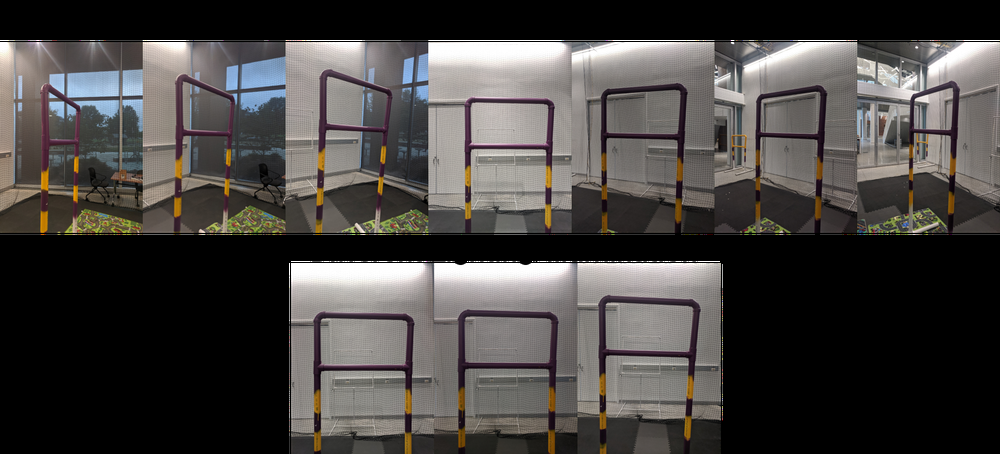
#> input picture Color Thresholding/Images/InitislSet.png, 1000 x 454 px, shrunk from 1723 x 783 before the run
$ python ManualThreshold.py
#> lines starting #> are read from the running program, lines starting #| are printed output that depends on the picture; after the words box and inside, x2 and y2 are one past the last pixel; in counts of white or black regions, pixels touching at a corner belong together
import cv2
import numpy as np
from matplotlib import pyplot as plt
from mpl_toolkits.mplot3d import axes3d, Axes3D


# Selected training img
imgname = 'Images/InitislSet.png'
# load image
img = cv2.imread(imgname)
#> img is the input picture: shape (454, 1000, 3); mean B, G, R 66.7, 68.6, 71.6
img_thresh = cv2.imread(imgname)
# Initialize thresholds as desired values
#B_thresh = [30,60]
#G_thresh = [38,80]
#R_thresh = [40,75]

B_thresh = [40,80]
G_thresh = [15,70]
R_thresh = [35,70]


# Loop through pixels and compare each value to the threshold.
x=0
y=0

for col in img:

	for pixel in col:

		#print(pixel.shape)
		b = pixel[0]
		if B_thresh[0] <= b <= B_thresh[1]:
			g = pixel[1]
			if G_thresh[0] <= g <= G_thresh[1]:
				r = pixel[2]
				if R_thresh[0] <= r <= R_thresh[1]:
					# set the pixel to neon pink to stand out
					img_thresh[y,x] = [199,110,255]
		x = x+1
	x = 0
	y = y+1
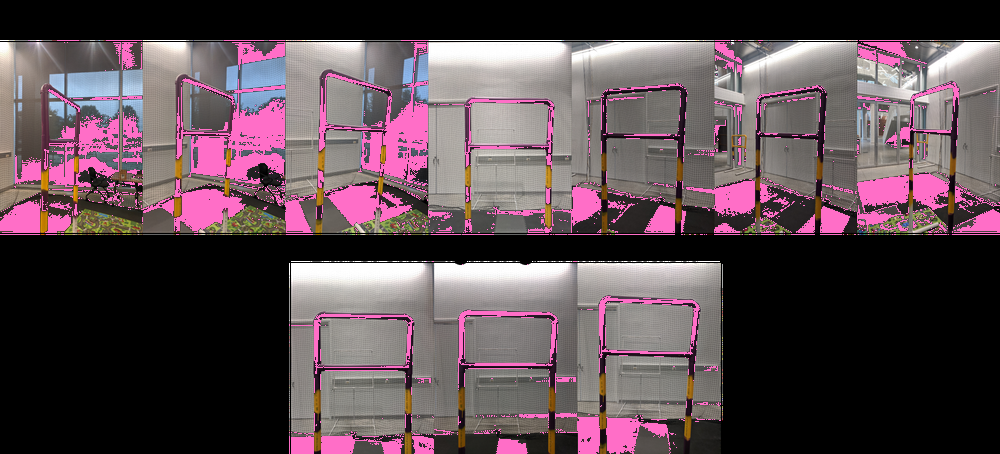
#> img_thresh: shape (454, 1000, 3); 9.49% of pixels changed, all inside (x1, y1, x2, y2) = (0, 40, 1000, 454)
#> after the loop, y = 454


plt.subplot(2,1,1),plt.imshow(cv2.cvtColor(img, cv2.COLOR_BGR2RGB))
plt.subplot(2,1,2),plt.imshow(cv2.cvtColor(img_thresh, cv2.COLOR_BGR2RGB))
plt.show()
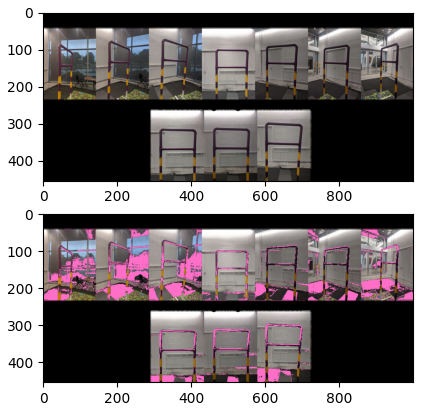
#> figure drawn by matplotlib, 2 panels
